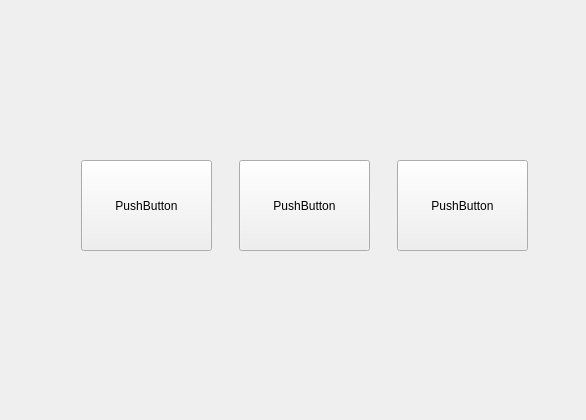
<?xml version="1.0" encoding="UTF-8"?>
<ui version="4.0">
 <class>WelcomeView</class>
 <widget class="QWidget" name="WelcomeView">
  <property name="geometry">
   <rect>
    <x>0</x>
    <y>0</y>
    <width>586</width>
    <height>420</height>
   </rect>
  </property>
  <property name="windowTitle">
   <string>欢迎</string>
  </property>
  <widget class="QWidget" name="">
   <property name="geometry">
    <rect>
     <x>60</x>
     <y>40</y>
     <width>491</width>
     <height>331</height>
    </rect>
   </property>
   <layout class="QVBoxLayout" name="verticalLayout">
    <item>
     <spacer name="verticalSpacer">
      <property name="orientation">
       <enum>Qt::Vertical</enum>
      </property>
      <property name="sizeHint" stdset="0">
       <size>
        <width>20</width>
        <height>40</height>
       </size>
      </property>
     </spacer>
    </item>
    <item>
     <layout class="QHBoxLayout" name="horizontalLayout">
      <item>
       <widget class="QPushButton" name="pushButton">
        <property name="enabled">
         <bool>true</bool>
        </property>
        <property name="sizePolicy">
         <sizepolicy hsizetype="Fixed" vsizetype="Fixed">
          <horstretch>0</horstretch>
          <verstretch>0</verstretch>
         </sizepolicy>
        </property>
        <property name="minimumSize">
         <size>
          <width>131</width>
          <height>91</height>
         </size>
        </property>
        <property name="text">
         <string>PushButton</string>
        </property>
       </widget>
      </item>
      <item>
       <widget class="QPushButton" name="pushButton_2">
        <property name="enabled">
         <bool>true</bool>
        </property>
        <property name="sizePolicy">
         <sizepolicy hsizetype="Fixed" vsizetype="Fixed">
          <horstretch>0</horstretch>
          <verstretch>0</verstretch>
         </sizepolicy>
        </property>
        <property name="minimumSize">
         <size>
          <width>131</width>
          <height>91</height>
         </size>
        </property>
        <property name="text">
         <string>PushButton</string>
        </property>
       </widget>
      </item>
      <item>
       <widget class="QPushButton" name="pushButton_3">
        <property name="enabled">
         <bool>true</bool>
        </property>
        <property name="sizePolicy">
         <sizepolicy hsizetype="Fixed" vsizetype="Fixed">
          <horstretch>0</horstretch>
          <verstretch>0</verstretch>
         </sizepolicy>
        </property>
        <property name="minimumSize">
         <size>
          <width>131</width>
          <height>91</height>
         </size>
        </property>
        <property name="text">
         <string>PushButton</string>
        </property>
       </widget>
      </item>
     </layout>
    </item>
    <item>
     <spacer name="verticalSpacer_2">
      <property name="orientation">
       <enum>Qt::Vertical</enum>
      </property>
      <property name="sizeHint" stdset="0">
       <size>
        <width>20</width>
        <height>40</height>
       </size>
      </property>
     </spacer>
    </item>
   </layout>
  </widget>
 </widget>
 <resources/>
 <connections/>
</ui>
